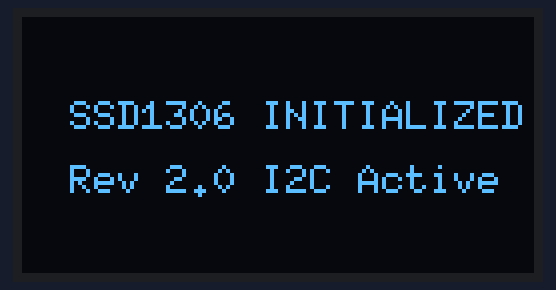
Recording of a sketch running on a simulated ESP32-S3. Parts: 128×64 one-colour display. What the sketch prints to the serial monitor is not drawn.

Above: at 0.6 s.
At 1.76 s:
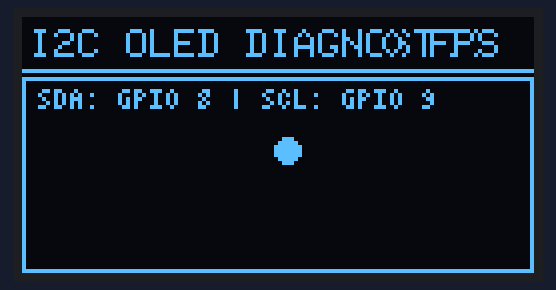
At 11.0 s:
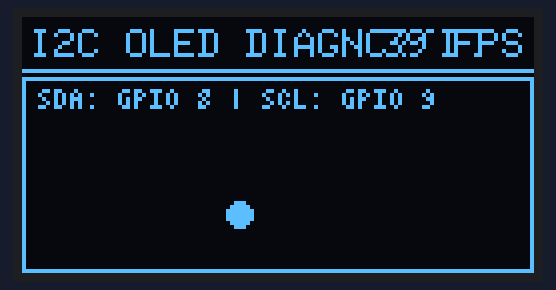
At 20.55 s:
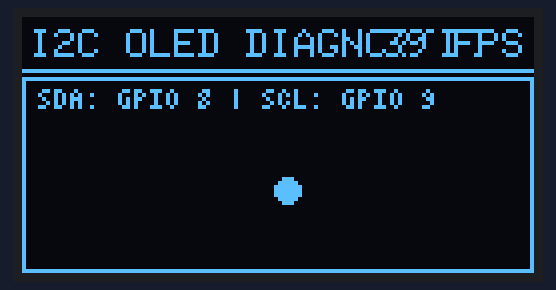
At 30.09 s:
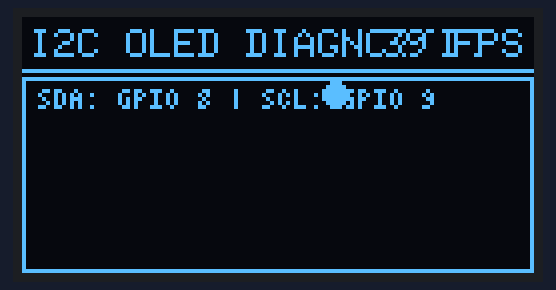
At 39.64 s:
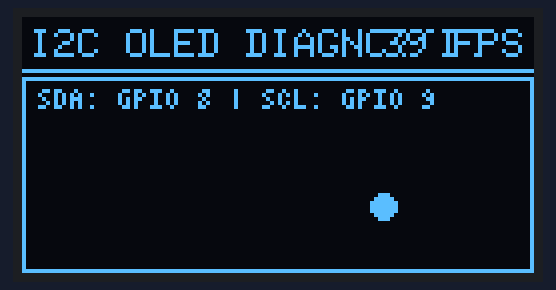

Measured:
- what the display in image 0 shows lasts 1.0 s, from 0.6 s to 1.6 s

The sketch:

03_i2c_oled_test.ino
```cpp
#include <Arduino.h>
#include <Wire.h>
#include <U8g2lib.h>
#include <cstdio>

// =========================================================================
// Hardware Diagnostic 03: SSD1306 0.96" OLED I2C Display & Bus Scan
// Hardware Connections:
//   SSD1306 VCC <---> ESP32-S3 3.3V
//   SSD1306 GND <---> ESP32-S3 GND
//   SSD1306 SDA <---> ESP32-S3 GPIO 8
//   SSD1306 SCL <---> ESP32-S3 GPIO 9
// =========================================================================

constexpr int I2C_SDA_PIN = 8;
constexpr int I2C_SCL_PIN = 9;

U8G2_SSD1306_128X64_NONAME_F_HW_I2C u8g2(U8G2_R0, /* reset=*/ U8X8_PIN_NONE);

static int ballX = 64;
static int ballY = 32;
static int ballDX = 2;
static int ballDY = 1;
static uint32_t frameCount = 0;
static uint32_t lastFpsMillis = 0;
static uint32_t currentFps = 0;

void scanI2CBus() {
    Serial.println("Scanning I2C Bus on GPIO 8 (SDA) and GPIO 9 (SCL)...");
    byte error, address;
    int nDevices = 0;

    for (address = 1; address < 127; address++) {
        Wire.beginTransmission(address);
        error = Wire.endTransmission();

        if (error == 0) {
            Serial.printf("  -> Found device at address 0x%02X", address);
            if (address == 0x3C || address == 0x3D) {
                Serial.print(" (SSD1306 OLED Display)");
            }
            Serial.println();
            nDevices++;
        }
    }

    if (nDevices == 0) {
        Serial.println("  -> [FAIL] No I2C devices found! Check wiring, pull-ups, or power.");
    } else {
        Serial.printf("  -> [PASS] Found %d device(s) on I2C bus.\n", nDevices);
    }
}

void setup() {
    Serial.begin(115200);
    while (!Serial && millis() < 2000) delay(10);
    delay(500);

    Serial.println("\n=======================================================");
    Serial.println("  ESP32-S3 Rev 2.0 Hardware Diagnostic #03: I2C OLED Test");
    Serial.println("=======================================================\n");

    Wire.begin(I2C_SDA_PIN, I2C_SCL_PIN, 400000); // 400 kHz Fast Mode
    scanI2CBus();

    Serial.println("\nInitializing U8g2 SSD1306 driver...");
    u8g2.begin();
    u8g2.clearBuffer();
    u8g2.setFont(u8g2_font_6x10_tf);
    u8g2.drawStr(12, 28, "SSD1306 INITIALIZED");
    u8g2.drawStr(12, 44, "Rev 2.0 I2C Active");
    u8g2.sendBuffer();
    delay(1000);

    Serial.println("Starting 30-45 FPS animation loop...");
    lastFpsMillis = millis();
}

void loop() {
    // 1. Move bouncing ball
    ballX += ballDX;
    ballY += ballDY;

    if (ballX <= 3 || ballX >= 124) ballDX = -ballDX;
    if (ballY <= 17 || ballY >= 60) ballDY = -ballDY;

    // 2. FPS Calculation
    frameCount++;
    if (millis() - lastFpsMillis >= 1000) {
        currentFps = frameCount;
        frameCount = 0;
        lastFpsMillis = millis();
    }

    // 3. Render frame
    u8g2.clearBuffer();

    // Top Header Banner
    u8g2.setFont(u8g2_font_6x10_tf);
    u8g2.drawStr(2, 10, "I2C OLED DIAGNOSTIC");
    char fpsBuf[16];
    std::snprintf(fpsBuf, sizeof(fpsBuf), "%u FPS", currentFps);
    u8g2.drawStr(90, 10, fpsBuf);
    u8g2.drawHLine(0, 13, 128);

    // Frame border
    u8g2.drawFrame(0, 15, 128, 49);

    // Draw Pin assignments
    u8g2.setFont(u8g2_font_4x6_tf);
    u8g2.drawStr(4, 23, "SDA: GPIO 8 | SCL: GPIO 9");

    // Draw bouncing circle
    u8g2.drawDisc(ballX, ballY, 3);

    u8g2.sendBuffer();
}
```
